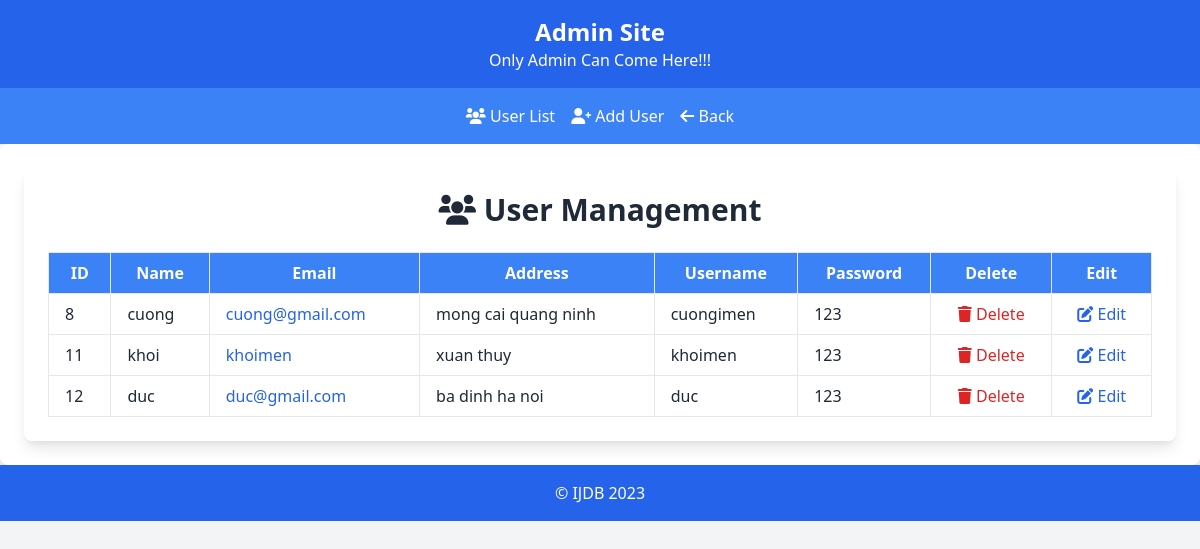
The app's page /admin/manage_user.php with its own data.
### tables this page shows
CREATE TABLE `users` (
  `id` int(50) NOT NULL,
  `name_user` varchar(50) NOT NULL,
  `email` varchar(50) NOT NULL,
  `username` varchar(50) NOT NULL,
  `pass` varchar(50) NOT NULL,
  `adress` varchar(50) NOT NULL,
  `role` tinyint(1) NOT NULL DEFAULT 0,
  `date_of_birth` date NOT NULL
);

### admin/manage_user.php (called while the page is built, shortened)
<?php
try {
    include '../includes/DatabaseConnection.php';
    $sql = 'SELECT * from `users`';
    $system = $pdo->query($sql);
    include '../templates/manage_user.html.php';
} catch (PDOException $e) {
    $title = 'An error has occurred';
    $output = 'Database error: ' . $e->getMessage();
}
include '../templates/manage_user_layout.html.php';
?>

### templates/manage_user.html.php (the view, shortened to what this page needs)
<!DOCTYPE html>
<html lang="en">
<head>
    <link href="https://cdn.jsdelivr.net/npm/tailwindcss@2.2.19/dist/tailwind.min.css" rel="stylesheet">
    <link rel="stylesheet" href="https://cdnjs.cloudflare.com/ajax/libs/font-awesome/6.0.0-beta3/css/all.min.css">
</head>
<body class="bg-gray-100 p-6">
    <div class="max-w-6xl mx-auto bg-white p-6 rounded-lg shadow-lg">
        <header class="mb-6">
            <h1 class="text-3xl font-bold text-center">
                <i class="fas fa-users"></i> User Management
            </h1>
        </header>
        <table class="w-full table-auto border-collapse">
            <thead>
                <tr class="bg-blue-500 text-white">
                    <th class="border px-4 py-2">ID</th>
                    <th class="border px-4 py-2">Name</th>
                    <th class="border px-4 py-2">Email</th>
                    <th class="border px-4 py-2">Address</th>
                    <th class="border px-4 py-2">Username</th>
                    <th class="border px-4 py-2">Password</th>
                    <th class="border px-4 py-2">Delete</th>
                    <th class="border px-4 py-2">Edit</th>
                </tr>
            </thead>
            <tbody>
                <?php foreach ($system as $user): ?>
                    <tr class="hover:bg-gray-100">
                        <td class="border px-4 py-2"><?=htmlspecialchars($user['id'], ENT_QUOTES, 'UTF-8')?></td>
                        <td class="border px-4 py-2"><?=htmlspecialchars($user['name_user'], ENT_QUOTES, 'UTF-8')?></td>
                        <td class="border px-4 py-2">
                            <a href="mailto:<?=htmlspecialchars($user['email'], ENT_QUOTES, 'UTF-8')?>" class="text-blue-600 hover:text-blue-800">
                                <?=htmlspecialchars($user['email'], ENT_QUOTES, 'UTF-8')?>
                            </a>
                        </td>
                        <td class="border px-4 py-2"><?=htmlspecialchars($user['adress'], ENT_QUOTES, 'UTF-8')?></td>
                        <td class="border px-4 py-2"><?=htmlspecialchars($user['username'], ENT_QUOTES, 'UTF-8')?></td>
                        <td class="border px-4 py-2"><?=htmlspecialchars($user['pass'], ENT_QUOTES, 'UTF-8')?></td>
                        <td class="border px-4 py-2 text-center">
                            <form action="delete_user.php" method="post">
                                <button type="submit" class="text-red-600 hover:text-red-800">
                                    <i class="fas fa-trash"></i> Delete
                                </button>
                            </form>
                        </td>
                        <td class="border px-4 py-2 text-center">
                            <form action="edit_user.php" method="get">
                                <button type="submit" class="text-blue-600 hover:text-blue-800">
                                    <i class="fas fa-edit"></i> Edit
                                </button>
                            </form>
                        </td>
                    </tr>
                <?php endforeach; ?>
            </tbody>
        </table>
    </div>
</body>
</html>

### records on screen
users: id "8", name_user "cuong", email "cuong@gmail.com", adress "mong cai quang ninh", username "cuongimen", pass "123"
users: id "11", name_user "khoi", email "khoimen", adress "xuan thuy", username "khoimen", pass "123"
users: id "12", name_user "duc", email "duc@gmail.com", adress "ba dinh ha noi", username "duc", pass "123"
